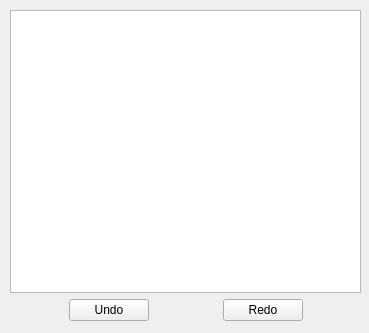
<ui version="4.0" >
 <class>myOpenlogClass</class>
 <widget class="QWidget" name="myOpenlogClass" >
  <property name="geometry" >
   <rect>
    <x>0</x>
    <y>0</y>
    <width>369</width>
    <height>333</height>
   </rect>
  </property>
  <property name="sizePolicy" >
   <sizepolicy vsizetype="Fixed" hsizetype="Fixed" >
    <horstretch>0</horstretch>
    <verstretch>0</verstretch>
   </sizepolicy>
  </property>
  <property name="windowTitle" >
   <string>Show Log..</string>
  </property>
  <property name="windowIcon" >
   <iconset>
    <normaloff>./cornell-bigred.png</normaloff>./cornell-bigred.png</iconset>
  </property>
  <widget class="QWidget" name="layoutWidget" >
   <property name="geometry" >
    <rect>
     <x>10</x>
     <y>10</y>
     <width>351</width>
     <height>311</height>
    </rect>
   </property>
   <layout class="QVBoxLayout" name="verticalLayout" >
    <item>
     <widget class="QTableWidget" name="tableWidget_log" >
      <property name="sizePolicy" >
       <sizepolicy vsizetype="Expanding" hsizetype="Expanding" >
        <horstretch>0</horstretch>
        <verstretch>0</verstretch>
       </sizepolicy>
      </property>
     </widget>
    </item>
    <item>
     <layout class="QHBoxLayout" name="horizontalLayout" >
      <item>
       <spacer name="horizontalSpacer_2" >
        <property name="orientation" >
         <enum>Qt::Horizontal</enum>
        </property>
        <property name="sizeHint" stdset="0" >
         <size>
          <width>30</width>
          <height>20</height>
         </size>
        </property>
       </spacer>
      </item>
      <item>
       <widget class="QPushButton" name="pushButton_undo" >
        <property name="text" >
         <string>Undo</string>
        </property>
       </widget>
      </item>
      <item>
       <spacer name="horizontalSpacer" >
        <property name="orientation" >
         <enum>Qt::Horizontal</enum>
        </property>
        <property name="sizeHint" stdset="0" >
         <size>
          <width>68</width>
          <height>21</height>
         </size>
        </property>
       </spacer>
      </item>
      <item>
       <widget class="QPushButton" name="pushButton_redo" >
        <property name="text" >
         <string>Redo</string>
        </property>
       </widget>
      </item>
      <item>
       <spacer name="horizontalSpacer_3" >
        <property name="orientation" >
         <enum>Qt::Horizontal</enum>
        </property>
        <property name="sizeHint" stdset="0" >
         <size>
          <width>40</width>
          <height>20</height>
         </size>
        </property>
       </spacer>
      </item>
     </layout>
    </item>
   </layout>
  </widget>
 </widget>
 <resources/>
 <connections/>
</ui>
